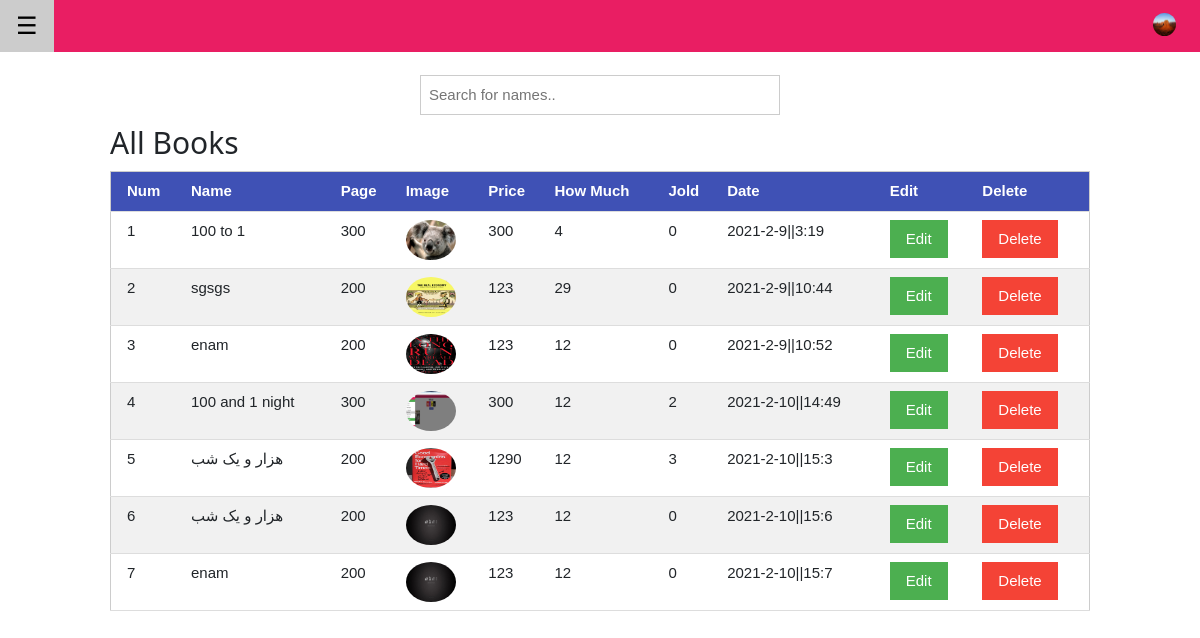
Page /books (signed in) on the committed database.
### blog/models.py (models this page shows, shortened)
class User(db.Model,UserMixin):
    id=db.Column(db.Integer,primary_key=True)
    username=db.Column(db.String(20),unique=True)
    email=db.Column(db.String(120),unique=True,nullable=False)
    image=db.Column(db.String(20),nullable=False,default='zero.jpg')
    password=db.Column(db.String(60),nullable=False)
    active = db.Column(db.Boolean())
    confirmed_at = db.Column(db.DateTime())
    roles = db.relationship('Role', secondary=roles_users,backref=db.backref('users', lazy='dynamic'))

class Book(db.Model):
    id=db.Column(db.Integer,primary_key=True)
    name=db.Column(db.String(80),nullable=False)
    page=db.Column(db.String(80),nullable=False)
    price=db.Column(db.Integer,nullable=False)
    much=db.Column(db.Integer,nullable=False)
    jold=db.Column(db.Integer,nullable=False,default=0)
    desc=db.Column(db.Text,nullable=False)
    category_id=db.Column(db.Integer,db.ForeignKey('category.id'))
    category=db.relationship('Category',backref=db.backref('categories',lazy=True))
    date=db.Column(db.DateTime,nullable=False,default=datetime.utcnow)
    image1=db.Column(db.String(150),nullable=False,default='image.jpg')

### blog/routes.py (the view)
@app.route('/books',methods=['GET','POST'])
@login_required
def books():
    books=Book.query.all()
    return render_template('books.html',books=books)

### blog/templates/books.html (shortened to what this page needs)
  {% extends 'layout.html' %}
 {% block content %}
<br>
<input oninput="w3.filterHTML('#id01', '.item', this.value)" placeholder="Search for names.." class="w3-input w3-border w3-animate-input w3-content" type="text" style="width:30%">
<div class="w3-content">
  <h2>All Books</h2>
  <table class="w3-table-all" id="id01">
    <thead>
      <tr class="w3-indigo">
        <th>Num</th>
        <th>Name</th>
        <th>Page</th>
        <th>Image</th>
        <th>Price</th>
        <th>How Much</th>
        <th>Jold</th>
        <th>Date</th>
        <th>Edit</th>
        <th>Delete</th>
      </tr>
    </thead>
    {% for book in books %}
    <tr class="item">
      <td>{{loop.index}}</td>
      <td>{{book.name}}</td>
      <td>{{book.page}}</td>
      <td><img src="{{url_for('static',filename='img/'+book.image1)}}" width="50" height="40" class="avatar"></td>
      <td>{{book.price}}</td>
      <td>{{book.much}}</td>
      <td>{{book.jold}}</td>
      <td>{{book.date.year}}-{{book.date.month}}-{{book.date.day}}||{{book.date.hour}}:{{book.date.minute}}</td>
      <td><a href="{{url_for('updatebook',id=book.id)}}"><button  class="w3-button w3-green">Edit</button></a></td>
      <td><a href="{{url_for('deletebook',id=book.id)}}"><button class="w3-button w3-red">Delete</button></a></td>
    </tr>
  {% endfor %}
  </table>
</div>
{% endblock %}

### blog/templates/layout.html (shortened to what this page needs)
<!DOCTYPE html>
<html>
<head>
<link rel="stylesheet" type="text/css" href="../static/bootstrap.css">
<link rel="stylesheet" type="text/css" href="../static/w3.css">
</head>
<body>
<div class="w3-pink">
  <button class="w3-button w3-pink w3-xlarge" onclick="w3_open()">☰</button>
  {% if current_user.is_authenticated %}
   <a href="/profile" class="w3-bar-item w3-button w3-hide-small w3-right w3-padding-large w3-hover-white" title="My Profile">
    <img  class="w3-circle" src="{{url_for('static',filename='img/'+current_user.image)}}" style="height:23px;width:23px" alt="Avatar">
  </a>
  {% endif %}
</div>
    {% block content %}
    {% endblock %}
</body>
</html>

### blog/static/w3.css (style rules this page uses)
html { box-sizing:border-box }
*,*:before,*:after { box-sizing:inherit }
html { -ms-text-size-adjust:100%;-webkit-text-size-adjust:100% }
body { margin:0 }
a { background-color:transparent }
img { border-style:none }
button,input,select,textarea,optgroup { font:inherit;margin:0 }
button,input { overflow:visible }
button,select { text-transform:none }
button,[type=button],[type=reset],[type=submit] { -webkit-appearance:button }
html,body { font-family:Verdana,sans-serif;font-size:15px;line-height:1.5 }
html { overflow-x:hidden }
h2 { font-size:30px }
h1,h2,h3,h4,h5,h6 { font-family:"Segoe UI",Arial,sans-serif;font-weight:400;margin:10px 0 }
img { vertical-align:middle }
a { color:inherit }
.w3-table,.w3-table-all { border-collapse:collapse;border-spacing:0;width:100%;display:table }
.w3-table-all { border:1px solid #ccc }
.w3-bordered tr,.w3-table-all tr { border-bottom:1px solid #ddd }
.w3-table-all tr:nth-child(odd) { background-color:#fff }
.w3-table-all tr:nth-child(even) { background-color:#f1f1f1 }
.w3-table td,.w3-table th,.w3-table-all td,.w3-table-all th { padding:8px 8px;display:table-cell;text-align:left;vertical-align:top }
.w3-table th:first-child,.w3-table td:first-child,.w3-table-all th:first-child,.w3-table-all td:first-child { padding-left:16px }
.w3-btn,.w3-button { border:none;display:inline-block;padding:8px 16px;vertical-align:middle;overflow:hidden;text-decoration:none;color:inherit;background-color:inherit;text-align:center;cursor:pointer;white-space:nowrap }
.w3-btn,.w3-button { -webkit-touch-callout:none;-webkit-user-select:none;-khtml-user-select:none;-moz-user-select:none;-ms-user-select:none;user-select:none }
.w3-input { padding:8px;display:block;border:none;border-bottom:1px solid #ccc;width:100% }
.w3-content,.w3-auto { margin-left:auto;margin-right:auto }
.w3-content { max-width:980px }
.w3-circle { border-radius:50% }
.w3-animate-input { transition:width 0.4s ease-in-out }
.w3-xlarge { font-size:24px!important }
.w3-border { border:1px solid #ccc!important }
.w3-padding-large { padding:12px 24px!important }
.w3-right { float:right!important }
.w3-green,.w3-hover-green:hover { color:#fff!important;background-color:#4CAF50!important }
.w3-indigo,.w3-hover-indigo:hover { color:#fff!important;background-color:#3f51b5!important }
.w3-pink,.w3-hover-pink:hover { color:#fff!important;background-color:#e91e63!important }
.w3-red,.w3-hover-red:hover { color:#fff!important;background-color:#f44336!important }

### blog/templates/books.html (style rules this page uses)
.avatar { vertical-align: middle; border-radius: 50%; }

### rows in the picture
User: image (picture)
Book: name "100 to 1", page "300", image1 (picture), price "300", much "4", jold "0", date.year "2021", date.month "2", date.day "9", date.hour "3", date.minute "19"
Book: name "sgsgs", page "200", image1 (picture), price "123", much "29", jold "0", date.year "2021", date.month "2", date.day "9", date.hour "10", date.minute "44"
Book: name "enam", page "200", image1 (picture), price "123", much "12", jold "0", date.year "2021", date.month "2", date.day "9", date.hour "10", date.minute "52"
Book: name "100 and 1 night", page "300", image1 (picture), price "300", much "12", jold "2", date.year "2021", date.month "2", date.day "10", date.hour "14", date.minute "49"
Book: name "هزار و یک شب", page "200", image1 (picture), price "1290", much "12", jold "3", date.year "2021", date.month "2", date.day "10", date.hour "15", date.minute "3"
Book: name "هزار و یک شب", page "200", image1 (picture), price "123", much "12", jold "0", date.year "2021", date.month "2", date.day "10", date.hour "15", date.minute "6"
Book: name "enam", page "200", image1 (picture), price "123", much "12", jold "0", date.year "2021", date.month "2", date.day "10", date.hour "15", date.minute "7"
